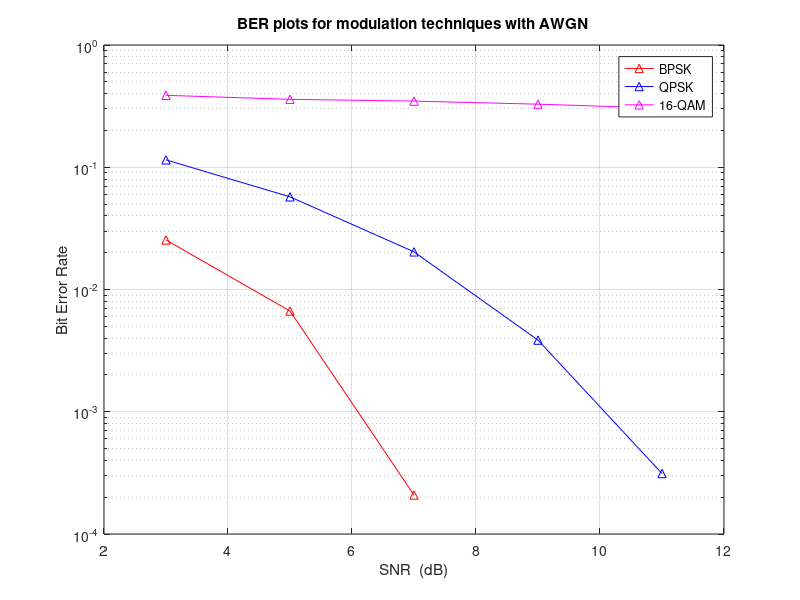

Source code (MATLAB):
 %%% AWGN Simulation%%%
clc;
clear all;
close all;

% OFDM parameters for IEEE 802.11a
Nfft=64;
Nused=52;
Nref=4;
Ndata=48;
Nright=5;
Nleft =6;
Ndc=1;
Ncp=16; 
Nnull=12;
Ppos=13;

%S for the AWGN Channel simulation
SNR=3:2:11;
%% --------------------BPSK--------------------%%

   %%%---Steps involved for Transmitter:
%1)Generate random input sequence and map the signals
%2)Generate 64 samples with Nused=52,Nleft=6,Nright=5,Ndc=1
%3)Converting this 64 point samples from Serial to Parallel and taking IFFT
%4)Generate 16 cyclic prefix and append to 64 point making total 80 samples
%5)Add AWGN to the Sample
% -----This is the OFDM transmitted signal
l=1;
error=zeros(1,length(SNR));

for i=3:2:11
    Tx=[];
    init=[];
    rx_sym=[];
    Count_error=0;
    
    for blocks=1:100
        %ip=randint(1,Ndata,2);
        ip=randi(2,1,Ndata) - 1;
        init = [init ip];
        
        signal=pskmod(ip,2);
        pilot=13:Ppos:Nused;
        sym=setxor(1:Nused,pilot);
        tx(sym)=signal;
        tx(pilot)=1;
        sym_left=zeros(1,6);%Nleft=6
        sym_right=zeros(1,5);%Nright=5
        n=length(tx)/2;
        b=1:n;
        c=(n+1):length(tx);
        sym1=zeros(1,n);
        sym2=zeros(1,n);
        sym1=tx(b);
        sym2=tx(c);
        tx_seq = zeros(1,64);
        tx_seq=[sym_left sym1 Ndc sym2 sym_right];
        
        S_to_P=reshape(tx_seq,64,1);%Serial to Parallel
        tx_sym_IFFT=sqrt(64)*ifft(S_to_P,64);
        j=Nfft-Ncp;
        
        CP=tx_sym_IFFT(j+1:64,1); % generate cyclic prefix %
        tx_IFFT_CP=[CP
            tx_sym_IFFT]; %appending CP %
        
        P_to_S=reshape(tx_IFFT_CP,1,80);%Parallel to serial
        Tx=[Tx P_to_S];
        
                
        % adding noise %
        
        N0 = 1/(10.^(i/10));
        n = sqrt(N0)*(randn(1,80)+(1i*randn(1,80)))/sqrt(2);
        P_to_S = P_to_S + n;
       
               
        %%%---BPSK Receiver
%----Steps involved in Receiver structure
  % 1)Removing 16 cyclic prefix Nleft,Nright and Ndc
  % 2)Taking FFT of 64 point sample
  % 3)Demodulate the signal and compare with the input transmitted signal and calculate the BER
          
         ifft_sy = P_to_S(Ncp+1:end); 
         sertopar_sym_rx = reshape(ifft_sy,64,1);
         rx_fft = (sqrt(64))*fft(sertopar_sym_rx,64);
         PtoS_rx = reshape(rx_fft,1,Nfft);
         
         rx_Nleft =  PtoS_rx(Nleft+1:end);
         diff = Nfft-Nright-Nleft;
         rx_Nright = rx_Nleft(1:diff);  %removing Nleft and Nright
         
         y = rx_Nright(1:(Nused/2));    %removing Ndc
         z = rx_Nright((Nused/2)+2:end);
         rx = [y z];
       %%%Signal demodulation   
         rx_pilot = rx(sym);
         demod=[];
         op = pskdemod(rx_pilot,2);
         demod = [demod op];
         Count_error = Count_error + biterr(op,ip);
    end
    error(l) = Count_error/(Ndata*100);
    l = l+1;
    
end

figure(1);
semilogy(SNR,error,'-r^');
hold on;
grid on;
title('BER plots for modulation techniques with AWGN');
xlabel('SNR (dB)');
ylabel('Bit Error Rate');
                            
  

%% ---------------------------QPSK------------------------------%%

l=1;
error=zeros(1,length(SNR));
M_QPSK=4;


for i=3:2:11
    Tx=[];
    init=[];
    rx_sym=[];
    Count_error=0;
    
    for blocks=1:100
        %ip=randint(1,Ndata,M_QPSK);
        ip=randi(M_QPSK,1,Ndata) - 1;
        init = [init ip];
        
        signal=pskmod(ip,M_QPSK);
        pilot=13:Ppos:Nused;
        sym=setxor(1:Nused,pilot);
        tx(sym)=signal;
        tx(pilot)=1;
        sym_left=zeros(1,Nleft);
        sym_right=zeros(1,Nright);
        n=length(tx)/2;
        b=1:n;
        c=(n+1):length(tx);
        sym1=zeros(1,n);
        sym2=zeros(1,n);
        sym1=tx(b);
        sym2=tx(c);
        tx_seq = zeros(1,64);
        tx_seq=[sym_left sym1 Ndc sym2 sym_right];
        
        S_to_P=reshape(tx_seq,64,1);
        tx_sym_IFFT=sqrt(Nfft)*ifft(S_to_P,Nfft);
        j=Nfft-Ncp;
        
        CP=tx_sym_IFFT(j+1:Nfft,1); % generate cyclic prefix %
        tx_IFFT_CP=[CP
            tx_sym_IFFT]; %appending CP %
        
        P_to_S=reshape(tx_IFFT_CP,1,80);
        Tx=[Tx P_to_S];
        
                
        % adding noise %
        
        N0 = 1/(10.^(i/10));
        n = sqrt(N0)*(randn(1,length(tx_IFFT_CP))+(1i*randn(1,length(tx_IFFT_CP))))/sqrt(2);
        P_to_S = P_to_S + n;
       
                
         %Receiver
                
         ifft_sy = P_to_S(Ncp+1:end); 
         sertopar_sym_rx = reshape(ifft_sy,Nfft,1);
         rx_fft = (sqrt(Nfft))*fft(sertopar_sym_rx,Nfft);
         PtoS_rx = reshape(rx_fft,1,Nfft);
         
         rx_Nleft =  PtoS_rx(Nleft+1:end);
         diff = Nfft-Nright-Nleft;
         rx_Nright = rx_Nleft(1:diff);  %removing Nleft and Nright
         
         y = rx_Nright(1:(Nused/2));    %Removing Ndc
         z = rx_Nright((Nused/2)+2:end);
         rx = [y z];
         
         rx_pilot = rx(sym);
         demod=[];
         op = pskdemod(rx_pilot,M_QPSK);
         demod = [demod op];
         Count_error = Count_error + biterr(op,ip);
    end
    error(l) = Count_error/(Ndata*200);
    l = l+1;
    
end

figure(1);
semilogy(SNR,error,'-b^');
hold on;
grid on;
title('BER plots for modulation techniques with AWGN');
xlabel('SNR (dB)');
ylabel('Bit Error Rate');

%% ------------------------ 16-QAM-------------------------------%%
        
                
l=1;
error=zeros(1,length(SNR));
M_QAM=16;


for i=3:2:11
    Tx=[];
    init=[];
    rx_sym=[];
    Count_error=0;
    
    for blocks=1:100
        %ip=randint(1,Ndata,M_QAM);
        ip=randi(M_QAM,1,Ndata) - 1;
        init = [init ip];
        
        signal=qammod(ip,M_QAM)/sqrt(42);  
        pilot=13:Ppos:Nused;
        sym=setxor(1:Nused,pilot);
        tx(sym)=signal;
        tx(pilot)=1;
        sym_left=zeros(1,Nleft);
        sym_right=zeros(1,Nright);
        n=length(tx)/2;
        b=1:n;
        c=(n+1):length(tx);
        sym1=zeros(1,n);
        sym2=zeros(1,n);
        sym1=tx(b);
        sym2=tx(c);
        tx_seq = zeros(1,64);
        tx_seq=[sym_left sym1 Ndc sym2 sym_right];
        
        S_to_P=reshape(tx_seq,64,1);
        tx_sym_IFFT=sqrt(Nfft)*ifft(S_to_P,Nfft);
        j=Nfft-Ncp;
        
        CP=tx_sym_IFFT(j+1:Nfft,1); % generate cyclic prefix %
        tx_IFFT_CP=[CP
            tx_sym_IFFT]; %appending CP %
        
        P_to_S=reshape(tx_IFFT_CP,1,80);
        Tx=[Tx P_to_S];
        
                
        % adding noise %
        
        N0 = 1/(10.^(i/10));
        n = sqrt(N0)*(randn(1,80)+(1i*randn(1,80)))/sqrt(2);
        P_to_S = P_to_S + n;
       
               
         %Receiver
               
         ifft_sy = P_to_S(Ncp+1:end); 
         sertopar_sym_rx = reshape(ifft_sy,Nfft,1);
         rx_fft = (sqrt(Nfft))*fft(sertopar_sym_rx,Nfft);
         PtoS_rx = reshape(rx_fft,1,Nfft);
         
         rx_Nleft =  PtoS_rx(Nleft+1:end);
         diff = Nfft-Nright-Nleft;
         rx_Nright = rx_Nleft(1:diff);  %removing Nleft and Nright
         
         y = rx_Nright(1:(Nused/2));
         z = rx_Nright((Nused/2)+2:end);
         rx = [y z];
         
         rx_pilot = rx(sym);
         rx_pilot = rx_pilot*sqrt(42);
         demod=[];
         op = qamdemod(rx_pilot,M_QAM);
         
         demod = [demod op];
         Count_error = Count_error + biterr(op,ip);
    end
    error(l) = Count_error/(Ndata*400);
    l = l+1;
    
end

figure(1);
semilogy(SNR,error,'-m^');
hold on;
grid on;
title('BER plots for modulation techniques with AWGN');
legend('BPSK','QPSK','16-QAM');
xlabel('SNR  (dB)');
ylabel('Bit Error Rate');
